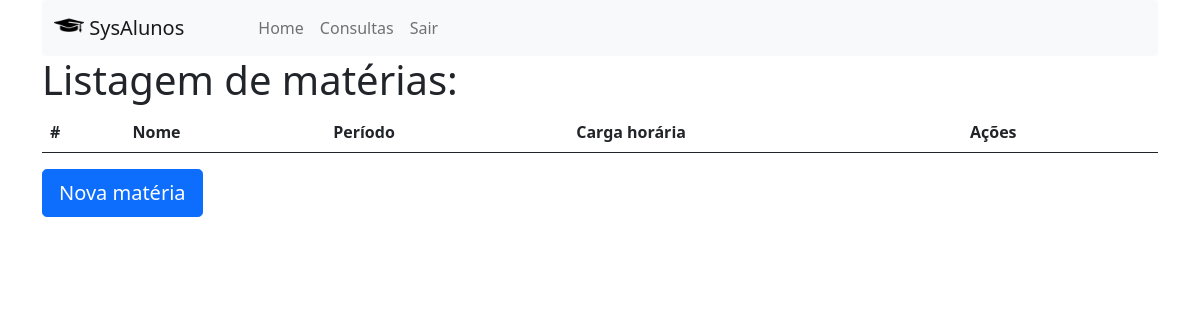
Before: /materias_list.php (signed in) with the older database file.
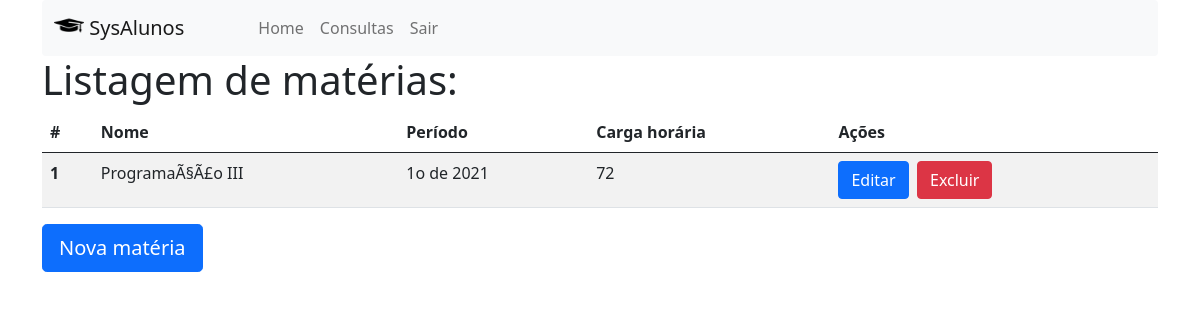
After: the same page with the newer database file.
### tables this page shows
CREATE TABLE `materias` (
  `idmaterias` int(10) unsigned NOT NULL auto_increment,
  `nome` varchar(45) NOT NULL,
  `periodo` varchar(10) NOT NULL,
  `carga_horaria` int(10) unsigned NOT NULL,
  PRIMARY KEY  (`idmaterias`)
);

### materias_list.php (the view, shortened to what this page needs)
<?php
    require_once("conexao.php");
    $tipoAcesso = $_SESSION["tipo_acesso"];
?>
<!DOCTYPE html>
<html lang="pt-br">
<head>
    <link href="css/bootstrap.min.css" rel="stylesheet">
    <link href="css/sweetalert2.css" rel="stylesheet">
</head>
<body>
<div class="container">
    <nav class="navbar navbar-expand-lg navbar-light bg-light rounded">
            <div class="container-fluid">
                <a class="navbar-brand" href="#">
                    <img src="img/studentmeets_4873.png" alt="" width="30" height="24" class="d-inline-block align-text-top">
                    SysAlunos
                </a>
            <div class="collapse navbar-collapse" id="navbarSupportedContent">
                    <ul class="navbar-nav me-auto mb-2 mb-lg-0" style="margin-left: 50px;">
                        <li class="nav-item">
                            <a class="nav-link" aria-current="page" href="admin.php">Home</a>
                        </li>
                        <?php
                            $mnuConsultas  = "<li class='nav-item'><a class='nav-link' href='#'>Consultas</a></li>";
                            if($tipoAcesso == 0 || $tipoAcesso == 1){
                                echo $mnuConsultas;
                            }
                        ?>
                        <li class="nav-item">
                            <a class="nav-link" href="logout.php">Sair</a>
                        </li>
                    </ul>
                </div>
            </div>
        </nav>
        <h1>Listagem de matérias:</h1>
        <table class="table table-striped">
            <thead>
                <tr>
                    <th scope="col">#</th>
                    <th scope="col">Nome</th>
                    <th scope="col">Período</th>
                    <th scope="col">Carga horária</th>
                    <th scope="col">Ações</th>
                </tr>
            </thead>
            <tbody>
                <?php
                $sql = "SELECT idmaterias, nome, periodo, carga_horaria FROM materias ORDER BY nome";
                $resp = mysqli_query($conexao_bd, $sql);
                while($rows=mysqli_fetch_row($resp)){
                    echo "<tr>";
                    echo "<th scope='row'>$rows[0]</th>";
                    echo "<td>$rows[1]</td>";
                    echo "<td>$rows[2]</td>";
                    echo "<td>$rows[3]</td>";
                    echo "<td>
                            <a class='btn btn-primary' href='materias_edit.php?idMateria=$rows[0]'
                            role='button'>Editar</a>&nbsp;
                            <a class='btn btn-danger'  href='javascript:excluirMateria($rows[0])'
                            role='button'>Excluir</a>
                        </td>";
                    echo "</tr>";
                }
                ?>
            </tbody>
        </table>
        <a class="btn btn-lg btn-primary" href="materias_edit.php?idMateria=0"
        role="button">Nova matéria</a>
</div>
</body>
</html>

Changed rows visible on the page:
added materias: idmaterias "1", nome "ProgramaÃ§Ã£o III", periodo "1o de 2021", carga_horaria "72"
